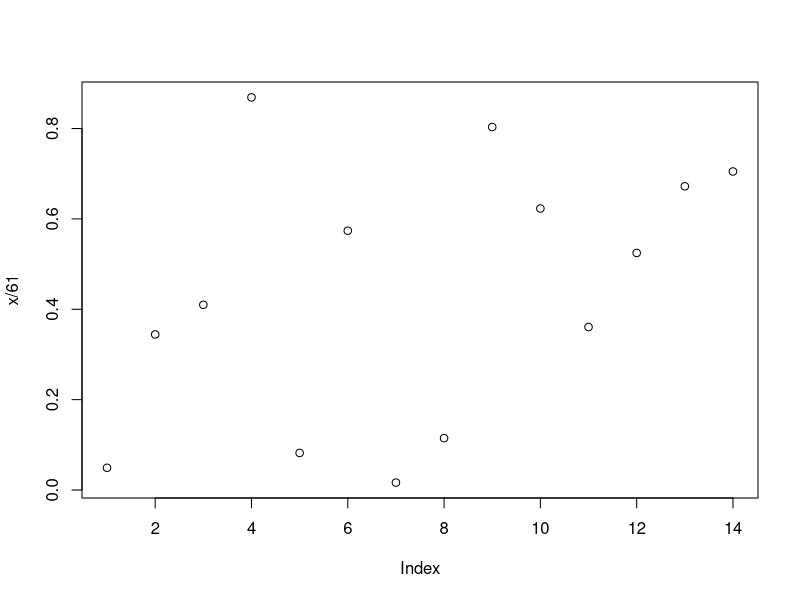
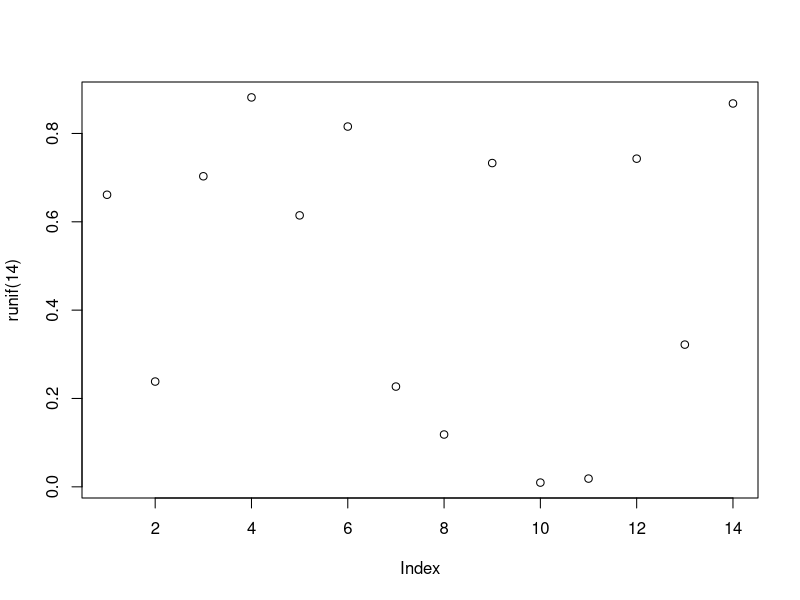
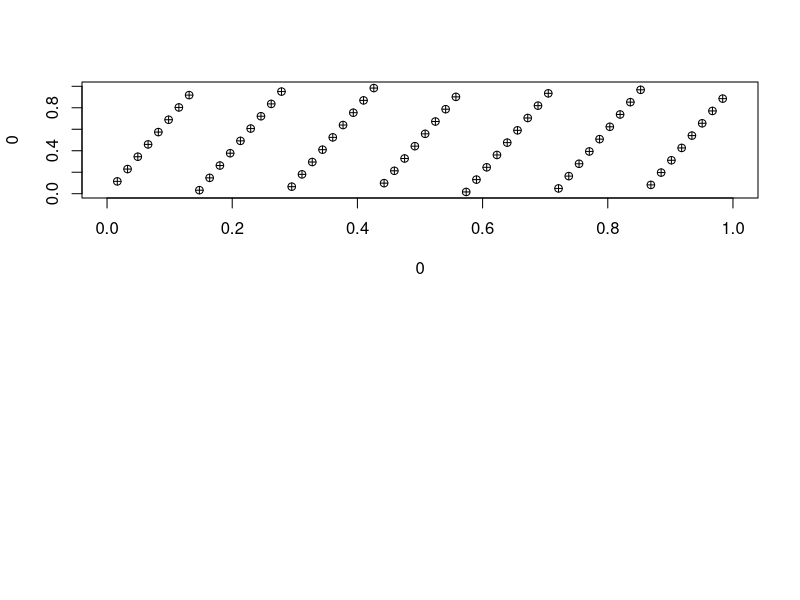

The R script that drew these images, in order: (Note: this script raises an error after producing the figures.)
#### Simulation Chapter 25
# prime modulus multiplicative linear congruential generator

# with a, m and x0

x = numeric(14) # list must have length(mod) because generator is full period
x[1] = 3 # set as seed
for (i in 2:14) x[i] = (7 * x[i - 1]) %% 61
print(x)
# notice how the list went back to the seed

plot(x/61)
plot(runif(14))


par(mfrow = c(2,1))
x = numeric(60) # list must have length(mod) because generator is full period
x[1] = 3 # set as seed
for (i in 2:60) x[i] = (7 * x[i - 1]) %% 61
u = x/61
plot(0, 0, type = 'n', xlim = c(0,1), ylim = c(0,1))
for (i in 2:60) points(u[i - 1], u[i], pch = 10)
points(u[60], u[1], pch = 10) # plot for pairs of random numbers


u = runif(60)
plot(0, 0, type = 'n', xlim = c(0,1), ylim = c(0.1))
for (i in 2:60) points(u[i - 1], u[i], pch = 10)
points(u[60], u[1], pch = 10)
par(mfrow = c(1,1))


### Monte Carlo for alternating men and women in 5 chairs
nrep = 100000
count = 0
for (i in 1:nrep) {
  x = sample(5)
  if (x[1] * x[3] * x[5] == 15) count = count + 1
} # 15 is from the position of the odd numbers; odd = male
print(count/nrep)


### Monte Carlo simulating the probability of rolling a ten in 3 fair dice
nrep = 100000
count = 0
for (i in 1:nrep) {
  roll = sample(1:6, 3, replace = T)
  if (sum(roll) == 10) count = count + 1
}
print(count/nrep)


### Exercise 25.2
nrep = 100000
count = 0
for (i in 1:nrep){
  roll = sample(1:6, 6, replace = F) # 6 faces, 6 rolls. no replace
  if (roll == c(1, 2, 3, 4, 5, 6)) count = count + 1
}
print(count/nrep)
print(roll) # check the rolls for verification


### Exercise 25.3
nrep = 100000
count = 0
for (i in 1:nrep) {
  x = sample(c(rep('x', 40), c(rep('y', 10))))
  if (x == c('x', 'y', 'x')) count = count + 1
}
print(count/nrep)
